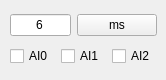
    <widget class="QWidget" name="tab">
     <attribute name="title">
      <string>Prefilter</string>
     </attribute>
     <widget class="QWidget" name="layoutWidget">
      <property name="geometry">
       <rect>
        <x>10</x>
        <y>10</y>
        <width>147</width>
        <height>61</height>
       </rect>
      </property>
      <layout class="QGridLayout" name="gridLayout_9">
       <item row="0" column="0">
        <layout class="QGridLayout" name="gridLayout_7">
         <item row="0" column="0">
          <widget class="QLineEdit" name="filterset">
           <property name="toolTip">
            <string>ms raw data for averaging</string>
           </property>
           <property name="text">
            <string>6</string>
           </property>
           <property name="alignment">
            <set>Qt::AlignCenter</set>
           </property>
          </widget>
         </item>
         <item row="0" column="1">
          <widget class="QPushButton" name="Set_filter">
           <property name="toolTip">
            <string>Applied on raw AI data. Irreversible</string>
           </property>
           <property name="text">
            <string>ms</string>
           </property>
          </widget>
         </item>
        </layout>
       </item>
       <item row="1" column="0">
        <layout class="QGridLayout" name="gridLayout_8">
         <item row="0" column="0">
          <widget class="QCheckBox" name="rf0">
           <property name="text">
            <string>AI0</string>
           </property>
          </widget>
         </item>
         <item row="0" column="1">
          <widget class="QCheckBox" name="rf1">
           <property name="text">
            <string>AI1</string>
           </property>
          </widget>
         </item>
         <item row="0" column="2">
          <widget class="QCheckBox" name="rf2">
           <property name="text">
            <string>AI2</string>
           </property>
          </widget>
         </item>
        </layout>
       </item>
      </layout>
     </widget>
    </widget>
